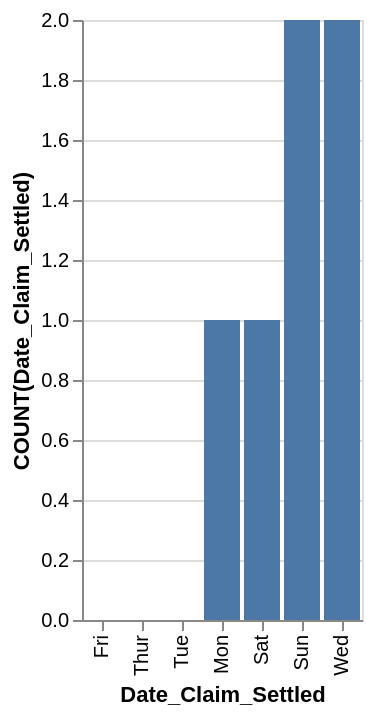

The specification (Vega-Lite) saved for this image:
### Vega-Lite specification from a JSON file in a GitHub repository (floating-point values rounded to 4 significant figures)
{"data": {"values": [{"x_data": "Fri", "y_data": 0}, {"x_data": "Thur", "y_data": 0}, {"x_data": "Tue", "y_data": 0}, {"x_data": "Mon", "y_data": 1}, {"x_data": "Sat", "y_data": 1}, {"x_data": "Sun", "y_data": 2}, {"x_data": "Wed", "y_data": 2}]}, "mark": "bar", "encoding": {"x": {"field": "x_data", "type": "nominal", "title": "Date_Claim_Settled", "sort": {"op": "sum", "field": "y_data", "order": "ascending"}}, "y": {"field": "y_data", "type": "quantitative", "title": "COUNT(Date_Claim_Settled)"}}}
